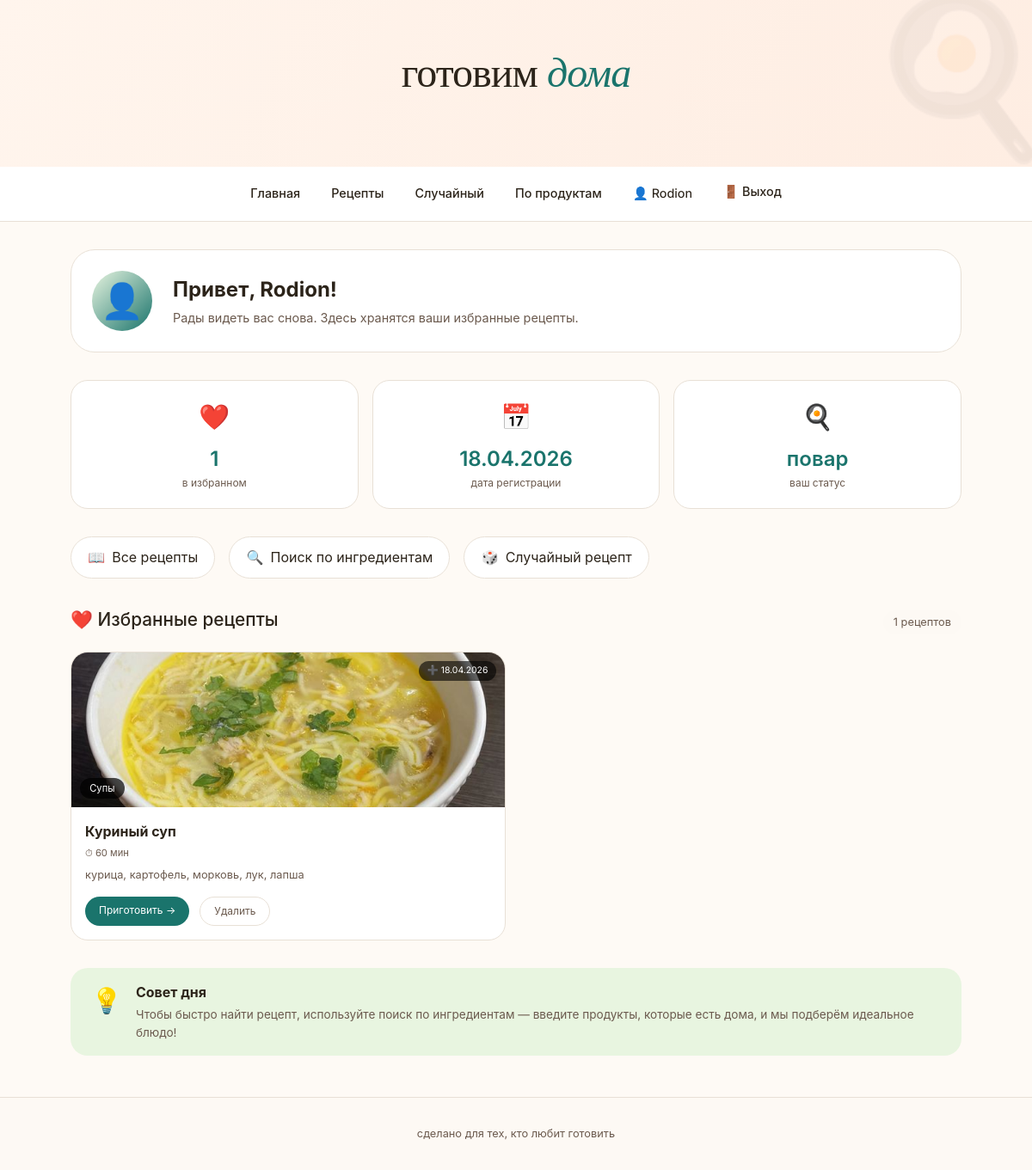
Screenshot of /profile/ (signed in) with the database file from the repository.
### recipes/models.py (models this page shows, shortened)
class Favorite(models.Model):
    user = models.ForeignKey(User, on_delete=models.CASCADE, related_name='favorites')
    recipe = models.ForeignKey(Recipe, on_delete=models.CASCADE, related_name='favorited_by')
    created_at = models.DateTimeField(auto_now_add=True)
    class Meta:
        unique_together = ('user', 'recipe')

class Recipe(models.Model):
    title = models.CharField(max_length=200, verbose_name="Название")
    category = models.ForeignKey(Category, on_delete=models.SET_NULL, null=True, blank=True, verbose_name="Категория")
    ingredients = models.TextField(verbose_name="Ингредиенты (через запятую)")
    description = models.TextField(verbose_name="Как приготовить")
    cooking_time = models.IntegerField(default=30, verbose_name="Время (мин)")
    image = models.ImageField(upload_to='recipes/', blank=True, null=True, verbose_name="Фото")
    created_at = models.DateTimeField(auto_now_add=True, verbose_name="Дата добавления", null=True)
    class Meta:
        verbose_name = "Рецепт"
        verbose_name_plural = "Рецепты"

class Category(models.Model):
    name = models.CharField(max_length=100, verbose_name="Название категории")
    slug = models.SlugField(unique=True, verbose_name="URL")
    class Meta:
        verbose_name = "Категория"
        verbose_name_plural = "Категории"

### recipes/views.py (the view)
# urls.py: path('profile/', views.profile, name='profile'),
@login_required
def profile(request):
    favorites = Favorite.objects.filter(user=request.user).select_related('recipe')
    return render(request, 'profile.html', {'favorites': favorites})

### templates/profile.html (shortened to what this page needs)
{% extends 'base.html' %}
{% block content %}
<div class="profile-hero">
    <div class="profile-avatar">👤</div>
    <div class="profile-welcome">
        <h1>Привет, {{ user.username }}!</h1>
        <p>Рады видеть вас снова. Здесь хранятся ваши избранные рецепты.</p>
    </div>
</div>
<div class="profile-stats">
    <div class="stat-card">
        <div class="stat-emoji">❤️</div>
        <div class="stat-number">{{ favorites.count }}</div>
        <div class="stat-label">в избранном</div>
    </div>
    <div class="stat-card">
        <div class="stat-emoji">📅</div>
        <div class="stat-number">{{ user.date_joined|date:"d.m.Y" }}</div>
        <div class="stat-label">дата регистрации</div>
    </div>
    <div class="stat-card">
        <div class="stat-emoji">🍳</div>
        <div class="stat-number">повар</div>
        <div class="stat-label">ваш статус</div>
    </div>
</div>
<div class="profile-quick-links">
    <a href="{% url 'recipe_list' %}" class="quick-link">
        <span class="quick-icon">📖</span>
        Все рецепты
    </a>
    <a href="{% url 'search' %}" class="quick-link">
        <span class="quick-icon">🔍</span>
        Поиск по ингредиентам
    </a>
    <a href="{% url 'random_recipe' %}" class="quick-link">
        <span class="quick-icon">🎲</span>
        Случайный рецепт
    </a>
</div>
<div class="profile-section">
    <div class="section-header">
        <h2>❤️ Избранные рецепты</h2>
        {% if favorites %}
            <span class="section-count">{{ favorites.count }} рецептов</span>
        {% endif %}
    </div>
    {% if favorites %}
        <div class="favorites-grid">
            {% for fav in favorites %}
            <div class="favorite-card">
                <div class="favorite-img">
                    {% if fav.recipe.image %}
                        <img src="{{ fav.recipe.image.url }}" alt="{{ fav.recipe.title }}">
                    {% else %}
                        <div class="no-img">🍳</div>
                    {% endif %}
                    <div class="favorite-category">{{ fav.recipe.category.name|default:"Без категории" }}</div>
                    <div class="favorite-date">➕ {{ fav.created_at|date:"d.m.Y" }}</div>
                </div>
                <div class="favorite-info">
                    <h3>{{ fav.recipe.title }}</h3>
                    <div class="favorite-meta">
                        <span>⏱ {{ fav.recipe.cooking_time }} мин</span>
                    </div>
                    <div class="favorite-ingredients">{{ fav.recipe.ingredients|truncatechars:60 }}</div>
                    <div class="favorite-actions">
                        <a href="{% url 'recipe_detail' fav.recipe.id %}" class="btn-small-primary">Приготовить →</a>
                        <a href="{% url 'remove_from_favorites' fav.recipe.id %}?next=profile" class="btn-small-outline">Удалить</a>
                    </div>
                </div>
            </div>
            {% endfor %}
        </div>
    {% endif %}
</div>
<div class="profile-tip">
    <div class="tip-icon">💡</div>
    <div class="tip-content">
        <strong>Совет дня</strong>
        <p>Чтобы быстро найти рецепт, используйте поиск по ингредиентам — введите продукты, которые есть дома, и мы подберём идеальное блюдо!</p>
    </div>
</div>
{% endblock %}

### templates/base.html (shortened to what this page needs)
<!DOCTYPE html>
<html lang="ru">
<head>
</head>
<body>
    <div class="hero">
        <h1>готовим <span>дома</span></h1>
    </div>
    <div class="nav-wrapper">
        <div class="main-nav">
            <a href="{% url 'home' %}">Главная</a>
            <a href="{% url 'recipe_list' %}">Рецепты</a>
            <a href="{% url 'random_recipe' %}">Случайный</a>
            <a href="{% url 'search' %}">По продуктам</a>
            {% if user.is_authenticated %}
                <a href="{% url 'profile' %}">👤 {{ user.username }}</a>
                <form action="{% url 'logout' %}" method="post" style="display: inline;">
                    <button type="submit" style="background: none; border: none; color: var(--text); padding: 0.5rem 1rem; font-size: 0.9rem; font-weight: 450; border-radius: 40px; cursor: pointer; font-family: inherit;">
                        🚪 Выход
                    </button>
                </form>
            {% else %}
                <a href="{% url 'login' %}">Вход</a>
                <a href="{% url 'register' %}">Регистрация</a>
            {% endif %}
        </div>
    </div>
    <div class="container animate-up">
        {% block content %}{% endblock %}
    </div>
    <div class="footer">
        <p>сделано для тех, кто любит готовить</p>
    </div>
</body>
</html>

### templates/base.html (style rules this page uses)
:root { --bg: #fefaf5; --surface: #ffffff; --surface-soft: #fdf9f4; --text: #2c241a; --text-soft: #6b5a4e; --primary: #1a746c; --primary-dark: #084944; --primary-light: #E8F5E0; --border: #e8e0d6; --shadow-sm: 0 4px 12px rgba(0,0,0,0.03), 0 1px 2px rgba(0,0,0,0.05); --shadow-md: 0 8px 24px rgba(0,0,0,0.05), 0 2px 4px rgba(0,0,0,0.03); --shadow-lg: 0 20px 35px -12px rgba(0,0,0,0.1); }
* { margin: 0; padding: 0; box-sizing: border-box; }
body { font-family: 'Inter', -apple-system, BlinkMacSystemFont, sans-serif; background-color: var(--bg); color: var(--text); line-height: 1.55; -webkit-font-smoothing: antialiased; }
.hero { background: linear-gradient(120deg, #fff5ed 0%, #feede2 100%); padding: 3rem 2rem 4rem 2rem; text-align: center; position: relative; overflow: hidden; }
.hero::before { content: "🍳"; position: absolute; font-size: 180px; opacity: 0.06; bottom: -30px; right: -30px; pointer-events: none; }
.hero h1 { font-family: 'Playfair Display', serif; font-size: 3rem; font-weight: 500; letter-spacing: -0.02em; color: var(--text); margin-bottom: 0.5rem; }
.hero h1 span { color: var(--primary); font-style: italic; }
.nav-wrapper { background: rgba(255,255,255,0.96); backdrop-filter: blur(8px); border-bottom: 1px solid var(--border); position: sticky; top: 0; z-index: 100; }
.main-nav { max-width: 1100px; margin: 0 auto; padding: 0.75rem 2rem; display: flex; flex-wrap: wrap; justify-content: center; gap: 0.25rem; }
.main-nav a { color: var(--text); text-decoration: none; padding: 0.5rem 1rem; font-size: 0.9rem; font-weight: 450; border-radius: 40px; transition: all 0.2s ease; }
.container { max-width: 1100px; margin: 2rem auto; padding: 0 2rem; }
.footer { text-align: center; padding: 2rem; border-top: 1px solid var(--border); margin-top: 3rem; color: var(--text-soft); font-size: 0.8rem; background: var(--surface-soft); }
.animate-up { animation: fadeUp 0.5s ease forwards; }
.stat-card { background: var(--surface); border-radius: 24px; padding: 1.5rem; text-align: center; border: 1px solid var(--border); }
.stat-number { font-size: 2rem; font-weight: 600; color: var(--primary); }
.stat-label { font-size: 0.8rem; color: var(--text-soft); }

### rows the page displays
Favorite: recipe.image (picture), recipe.category.name "Супы", created_at "18.04.2026", recipe "Куриный суп", recipe.cooking_time "60", recipe.ingredients "курица, картофель, морковь, лук, лапша"

### other values shown
{{ user.username }} "Rodion"
{{ favorites.count }} "1"
{{ user.date_joined|date:"d.m.Y" }} "18.04.2026"
